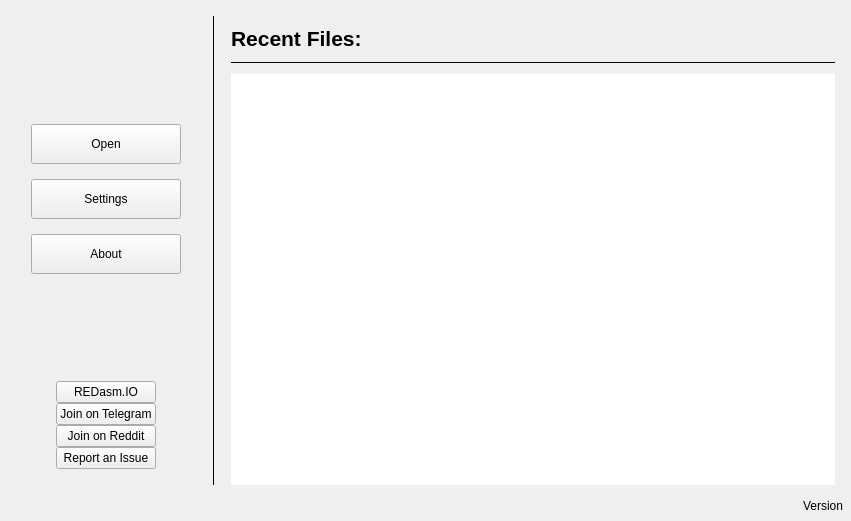
<?xml version="1.0" encoding="UTF-8"?>
<ui version="4.0">
 <class>WelcomeTab</class>
 <widget class="QWidget" name="WelcomeTab">
  <property name="geometry">
   <rect>
    <x>0</x>
    <y>0</y>
    <width>851</width>
    <height>521</height>
   </rect>
  </property>
  <property name="windowTitle">
   <string>Form</string>
  </property>
  <layout class="QVBoxLayout" name="verticalLayout_4">
   <property name="leftMargin">
    <number>8</number>
   </property>
   <property name="topMargin">
    <number>8</number>
   </property>
   <property name="rightMargin">
    <number>8</number>
   </property>
   <property name="bottomMargin">
    <number>8</number>
   </property>
   <item>
    <layout class="QHBoxLayout" name="horizontalLayout_2" stretch="0,0,1">
     <property name="spacing">
      <number>16</number>
     </property>
     <property name="leftMargin">
      <number>8</number>
     </property>
     <property name="topMargin">
      <number>8</number>
     </property>
     <property name="rightMargin">
      <number>8</number>
     </property>
     <property name="bottomMargin">
      <number>8</number>
     </property>
     <item>
      <layout class="QVBoxLayout" name="verticalLayout_2" stretch="0,0,1,0">
       <item>
        <widget class="QLabel" name="lblBrand">
         <property name="font">
          <font>
           <pointsize>60</pointsize>
           <weight>75</weight>
           <bold>true</bold>
          </font>
         </property>
         <property name="text">
          <string/>
         </property>
         <property name="textFormat">
          <enum>Qt::AutoText</enum>
         </property>
         <property name="scaledContents">
          <bool>false</bool>
         </property>
         <property name="alignment">
          <set>Qt::AlignCenter</set>
         </property>
        </widget>
       </item>
       <item>
        <layout class="QVBoxLayout" name="verticalLayout">
         <property name="spacing">
          <number>15</number>
         </property>
         <property name="leftMargin">
          <number>15</number>
         </property>
         <property name="rightMargin">
          <number>15</number>
         </property>
         <item>
          <widget class="QPushButton" name="pbOpen">
           <property name="sizePolicy">
            <sizepolicy hsizetype="Minimum" vsizetype="Fixed">
             <horstretch>0</horstretch>
             <verstretch>0</verstretch>
            </sizepolicy>
           </property>
           <property name="minimumSize">
            <size>
             <width>0</width>
             <height>40</height>
            </size>
           </property>
           <property name="text">
            <string>Open</string>
           </property>
           <property name="flat">
            <bool>false</bool>
           </property>
          </widget>
         </item>
         <item>
          <widget class="QPushButton" name="pbSettings">
           <property name="sizePolicy">
            <sizepolicy hsizetype="Minimum" vsizetype="Fixed">
             <horstretch>0</horstretch>
             <verstretch>0</verstretch>
            </sizepolicy>
           </property>
           <property name="minimumSize">
            <size>
             <width>0</width>
             <height>40</height>
            </size>
           </property>
           <property name="text">
            <string>Settings</string>
           </property>
           <property name="flat">
            <bool>false</bool>
           </property>
          </widget>
         </item>
         <item>
          <widget class="QPushButton" name="pbAbout">
           <property name="sizePolicy">
            <sizepolicy hsizetype="Minimum" vsizetype="Fixed">
             <horstretch>0</horstretch>
             <verstretch>0</verstretch>
            </sizepolicy>
           </property>
           <property name="minimumSize">
            <size>
             <width>0</width>
             <height>40</height>
            </size>
           </property>
           <property name="text">
            <string>About</string>
           </property>
           <property name="flat">
            <bool>false</bool>
           </property>
          </widget>
         </item>
        </layout>
       </item>
       <item>
        <spacer name="verticalSpacer">
         <property name="orientation">
          <enum>Qt::Vertical</enum>
         </property>
         <property name="sizeHint" stdset="0">
          <size>
           <width>20</width>
           <height>40</height>
          </size>
         </property>
        </spacer>
       </item>
       <item>
        <layout class="QHBoxLayout" name="horizontalLayout">
         <property name="bottomMargin">
          <number>16</number>
         </property>
         <item>
          <spacer name="horizontalSpacer">
           <property name="orientation">
            <enum>Qt::Horizontal</enum>
           </property>
           <property name="sizeHint" stdset="0">
            <size>
             <width>40</width>
             <height>20</height>
            </size>
           </property>
          </spacer>
         </item>
         <item>
          <layout class="QGridLayout" name="gridLayout">
           <property name="spacing">
            <number>0</number>
           </property>
           <item row="2" column="0">
            <widget class="QPushButton" name="pbReddit">
             <property name="text">
              <string>Join on Reddit</string>
             </property>
            </widget>
           </item>
           <item row="1" column="0">
            <widget class="QPushButton" name="pbTelegram">
             <property name="text">
              <string>Join on Telegram</string>
             </property>
            </widget>
           </item>
           <item row="3" column="0">
            <widget class="QPushButton" name="pbGitHub">
             <property name="text">
              <string>Report an Issue</string>
             </property>
            </widget>
           </item>
           <item row="0" column="0">
            <widget class="QPushButton" name="pbREDasmIO">
             <property name="text">
              <string>REDasm.IO</string>
             </property>
            </widget>
           </item>
          </layout>
         </item>
         <item>
          <spacer name="horizontalSpacer_2">
           <property name="orientation">
            <enum>Qt::Horizontal</enum>
           </property>
           <property name="sizeHint" stdset="0">
            <size>
             <width>40</width>
             <height>20</height>
            </size>
           </property>
          </spacer>
         </item>
        </layout>
       </item>
      </layout>
     </item>
     <item>
      <widget class="Line" name="line">
       <property name="frameShadow">
        <enum>QFrame::Plain</enum>
       </property>
       <property name="orientation">
        <enum>Qt::Vertical</enum>
       </property>
      </widget>
     </item>
     <item>
      <layout class="QVBoxLayout" name="verticalLayout_3" stretch="0,0,1">
       <property name="spacing">
        <number>10</number>
       </property>
       <property name="leftMargin">
        <number>0</number>
       </property>
       <property name="topMargin">
        <number>10</number>
       </property>
       <property name="bottomMargin">
        <number>0</number>
       </property>
       <item>
        <widget class="QLabel" name="lblRecentFiles">
         <property name="text">
          <string>&lt;!DOCTYPE HTML PUBLIC &quot;-//W3C//DTD HTML 4.0//EN&quot; &quot;http://www.w3.org/TR/REC-html40/strict.dtd&quot;&gt;
&lt;html&gt;&lt;head&gt;&lt;meta name=&quot;qrichtext&quot; content=&quot;1&quot; /&gt;&lt;style type=&quot;text/css&quot;&gt;
p, li { white-space: pre-wrap; }
&lt;/style&gt;&lt;/head&gt;&lt;body style=&quot; font-family:'Noto Sans'; font-size:10pt; font-weight:400; font-style:normal;&quot;&gt;
&lt;p style=&quot; margin-top:12px; margin-bottom:12px; margin-left:0px; margin-right:0px; -qt-block-indent:0; text-indent:0px;&quot;&gt;&lt;span style=&quot; font-size:16pt; font-weight:600;&quot;&gt;Recent Files:&lt;/span&gt;&lt;/p&gt;&lt;/body&gt;&lt;/html&gt;</string>
         </property>
         <property name="alignment">
          <set>Qt::AlignLeading|Qt::AlignLeft|Qt::AlignVCenter</set>
         </property>
        </widget>
       </item>
       <item>
        <widget class="Line" name="line_2">
         <property name="frameShadow">
          <enum>QFrame::Plain</enum>
         </property>
         <property name="orientation">
          <enum>Qt::Horizontal</enum>
         </property>
        </widget>
       </item>
       <item>
        <widget class="QListView" name="lvRecentFiles">
         <property name="frameShape">
          <enum>QFrame::NoFrame</enum>
         </property>
         <property name="editTriggers">
          <set>QAbstractItemView::NoEditTriggers</set>
         </property>
         <property name="selectionMode">
          <enum>QAbstractItemView::NoSelection</enum>
         </property>
         <property name="selectionBehavior">
          <enum>QAbstractItemView::SelectRows</enum>
         </property>
         <property name="uniformItemSizes">
          <bool>true</bool>
         </property>
        </widget>
       </item>
      </layout>
     </item>
    </layout>
   </item>
   <item>
    <widget class="QLabel" name="lblVersion">
     <property name="text">
      <string>Version</string>
     </property>
     <property name="alignment">
      <set>Qt::AlignRight|Qt::AlignTrailing|Qt::AlignVCenter</set>
     </property>
    </widget>
   </item>
  </layout>
 </widget>
 <resources/>
 <connections/>
</ui>
